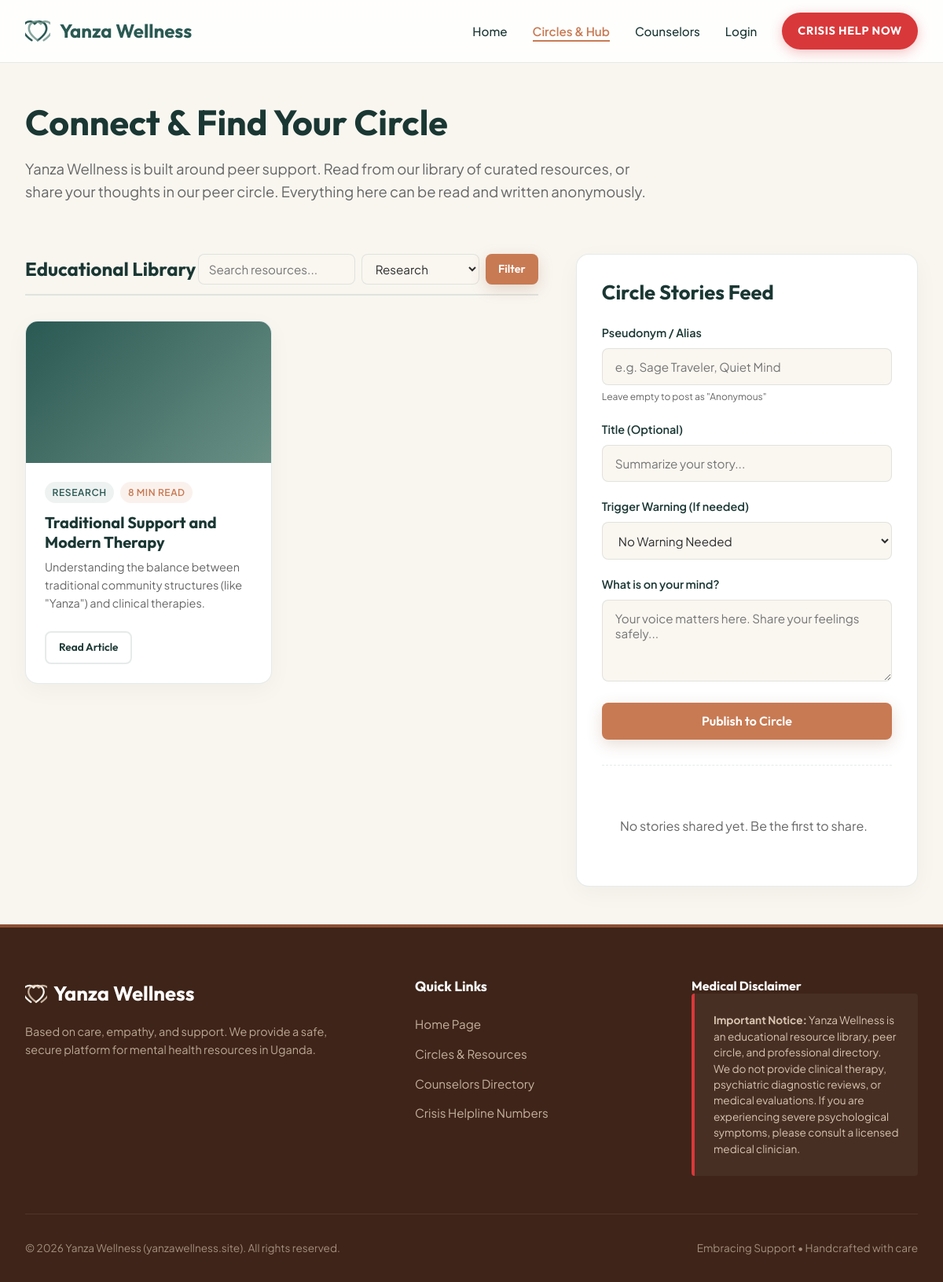
Screenshot of /connect.php?category=Research with the database file from the repository.
### tables this page shows
CREATE TABLE IF NOT EXISTS resources (
    id VARCHAR(36) PRIMARY KEY,
    title VARCHAR(255) NOT NULL,
    summary TEXT NOT NULL,
    content TEXT NOT NULL,
    category VARCHAR(100) NOT NULL,
    read_time VARCHAR(20) DEFAULT '5 min read',
    banner_image VARCHAR(255) DEFAULT NULL,
    created_at TIMESTAMP DEFAULT CURRENT_TIMESTAMP
);

### includes/security.php (called while the page is built, shortened)
<?php
function sanitize($data) {
    return htmlspecialchars(trim($data ?? ''), ENT_QUOTES, 'UTF-8');
}

### connect.php (the view, shortened to what this page needs)
<?php
require_once __DIR__ . '/includes/header.php';
$db = getDBConnection();
$search_query = trim($_GET['search'] ?? '');
$category_filter = trim($_GET['category'] ?? '');
try {
    $resource_sql = "SELECT * FROM resources WHERE 1=1";
    $resource_params = [];
    if (!empty($category_filter) && $category_filter !== 'All') {
        $resource_sql .= " AND category = :category";
        $resource_params['category'] = $category_filter;
    }
    $resource_sql .= " ORDER BY created_at DESC";
    $resource_stmt = $db->prepare($resource_sql);
    $resource_stmt->execute($resource_params);
    $resources = $resource_stmt->fetchAll();
    $feed_stmt = $db->query("SELECT * FROM community_feed WHERE is_flagged = 0 ORDER BY created_at DESC");
    $feed_posts = $feed_stmt->fetchAll();
    $cat_stmt = $db->query("SELECT DISTINCT category FROM resources");
    $categories = $cat_stmt->fetchAll(PDO::FETCH_COLUMN);
} catch (PDOException $e) {
    error_log("Database Feed/Resource Query Failure: " . $e->getMessage());
    $resources = [];
    $feed_posts = [];
    $categories = [];
}
?>
<div class="hub-layout">
    <div class="hub-title-block">
        <h1>Connect & Find Your Circle</h1>
        <p style="color: var(--color-text-muted); font-size: 1.15rem; max-width: 800px;">
            Yanza Wellness is built around peer support. Read from our library of curated resources, or share your thoughts in our peer circle. Everything here can be read and written anonymously.
        </p>
    </div>
    <div>
        <div class="section-header" id="resources">
            <h2>Educational Library</h2>
            <form action="connect.php" method="GET" style="display: flex; gap: 0.5rem; flex-wrap: wrap;">
                <input type="text" name="search" placeholder="Search resources..." class="input-control" style="width: 200px; padding: 0.5rem 0.8rem;" value="<?php echo sanitize($search_query); ?>">
                <select name="category" class="input-control" style="width: 150px; padding: 0.5rem 0.8rem;" onchange="this.form.submit()">
                    <?php foreach ($categories as $cat): ?>
                        <option value="<?php echo sanitize($cat); ?>" <?php echo $category_filter === $cat ? 'selected' : ''; ?>>
                            <?php echo sanitize($cat); ?>
                        </option>
                    <?php endforeach; ?>
                </select>
                <button type="submit" class="btn btn-primary" style="padding: 0.5rem 1rem; font-size: 0.9rem; border-radius: 8px;">Filter</button>
            </form>
        </div>
        <?php if (empty($resources)): ?>
            <div style="background-color: var(--bg-card); padding: 3rem; text-align: center; border-radius: var(--border-radius); border: 1px solid var(--border-color);">
                <p style="color: var(--color-text-muted); font-size: 1.1rem;">No articles found matching your criteria. Try adjusting your filters.</p>
            </div>
        <?php else: ?>
            <div class="articles-grid">
                <?php foreach ($resources as $res): ?>
                    <article class="article-card">
                        <div class="article-banner" style="background: linear-gradient(135deg, var(--color-slate-teal) 0%, var(--color-sage-green) 100%);"></div>
                        <div class="article-body">
                            <div class="tag-row">
                                <span class="tag"><?php echo sanitize($res['category']); ?></span>
                                <span class="tag" style="background-color: rgba(200, 122, 83, 0.1); color: var(--color-cta-terracotta);"><?php echo sanitize($res['read_time']); ?></span>
                            </div>
                            <h3><?php echo sanitize($res['title']); ?></h3>
                            <p><?php echo sanitize($res['summary']); ?></p>
                            <div style="margin-top: auto; display: flex; justify-content: space-between; align-items: center;">
                                <a href="#article-modal-<?php echo $res['id']; ?>" class="btn btn-secondary" style="padding: 0.5rem 1rem; font-size: 0.85rem; border-radius: 8px; border-color: var(--border-color);">Read Article</a>
                            </div>
                        </div>
                    </article>
                <?php endforeach; ?>
            </div>
        <?php endif; ?>
    </div>
    <div>
        <div class="feed-container">
            <h2 style="font-size: 1.6rem; margin-bottom: 1.5rem; color: var(--color-teal-dark);">Circle Stories Feed</h2>
            <form action="connect.php" method="POST" class="feed-form">
                <div class="form-group">
                    <label for="alias">Pseudonym / Alias</label>
                    <input type="text" id="alias" name="alias" class="input-control" placeholder="e.g. Sage Traveler, Quiet Mind" value="<?php echo isset($alias) && empty($success) ? sanitize($alias) : ''; ?>">
                    <span style="font-size: 0.75rem; color: var(--color-text-muted);">Leave empty to post as "Anonymous"</span>
                </div>
                <div class="form-group">
                    <label for="title">Title (Optional)</label>
                    <input type="text" id="title" name="title" class="input-control" placeholder="Summarize your story..." value="<?php echo isset($title) && empty($success) ? sanitize($title) : ''; ?>">
                </div>
                <div class="form-group">
                    <label for="trigger_warning">Trigger Warning (If needed)</label>
                    <select id="trigger_warning" name="trigger_warning" class="input-control">
                        <option value="None">No Warning Needed</option>
                    </select>
                </div>
                <div class="form-group">
                    <label for="content">What is on your mind?</label>
                    <textarea id="content" name="content" class="input-control" rows="4" placeholder="Your voice matters here. Share your feelings safely..." required></textarea>
                </div>
                <button type="submit" class="btn btn-primary" style="background-color: var(--color-cta-terracotta); width: 100%; border-radius: 8px;">Publish to Circle</button>
            </form>
            <div style="max-height: 500px; overflow-y: auto; padding-right: 0.5rem;">
                <?php if (empty($feed_posts)): ?>
                    <p style="color: var(--color-text-muted); text-align: center; padding: 2rem 0;">No stories shared yet. Be the first to share.</p>
                <?php endif; ?>
            </div>
        </div>
    </div>
</div>
<?php
require_once __DIR__ . '/includes/footer.php';
?>

### css/style.css (style rules this page uses)
:root { --font-heading: 'Outfit', sans-serif; --font-body: 'Plus Jakarta Sans', sans-serif; --color-terracotta: #8C4F34; --color-ochre-sand: #E8D4BE; --color-sage-green: #6A9085; --color-clay-dark: #3E2419; --color-warm-white: #FAF6F0; --color-slate-teal: #2A5953; --color-cream-light: #F9F6F0; --color-cta-terracotta: #C87A53; --color-teal-dark: #1A3733; --color-sea-pine: #1B4341; --color-mint-cream: #EAF2F1; --color-muted-gold: #D4AF37; --color-pine-dark: #0F2726; --color-crisis-red: #D9383A; --color-crisis-hover: #B82527; --color-text-dark: #2D2D2D; --color-text-muted: #666666; --color-white: #FFFFFF; --bg-app: var(--color-warm-white); --bg-card: var(--color-white); --text-primary: var(--color-text-dark); --text-accent: var(--color-terracotta); --border-color: rgba(140, 79, 52, 0.15); --transition-smooth: all 0.3s cubic-bezier(0.4, 0, 0.2, 1); --shadow-soft: 0 8px 30px rgba(0, 0, 0, 0.04); --shadow-hover: 0 14px 40px rgba(140, 79, 52, 0.10); --border-radius: 16px; --border-radius-lg: 24px; }
[data-theme="connect"] { --bg-app: var(--color-cream-light); --bg-card: var(--color-white); --text-primary: var(--color-teal-dark); --text-accent: var(--color-cta-terracotta); --border-color: rgba(42, 89, 83, 0.12); --shadow-hover: 0 14px 40px rgba(42, 89, 83, 0.08); }
* { box-sizing: border-box; margin: 0; padding: 0; }
body { background-color: var(--bg-app); color: var(--text-primary); font-family: var(--font-body); line-height: 1.6; overflow-x: hidden; transition: var(--transition-smooth); min-height: 100vh; display: flex; flex-direction: column; }
h1, h2, h3, h4, h5, h6 { font-family: var(--font-heading); font-weight: 700; line-height: 1.25; color: var(--text-primary); }
a { color: var(--text-accent); text-decoration: none; transition: var(--transition-smooth); }
.btn { display: inline-flex; align-items: center; justify-content: center; font-family: var(--font-heading); font-weight: 600; font-size: 1rem; padding: 0.85rem 2rem; border-radius: var(--border-radius); transition: var(--transition-smooth); cursor: pointer; border: none; }
.btn-primary { background-color: var(--text-accent); color: var(--color-white); box-shadow: 0 6px 20px rgba(140, 79, 52, 0.2); }
.btn-secondary { background-color: transparent; color: var(--text-primary); border: 2px solid var(--border-color); }
.hub-layout { max-width: 1200px; margin: 0 auto; padding: 3rem 2rem; display: grid; grid-template-columns: 1.8fr 1.2fr; gap: 3rem; }
.hub-title-block { grid-column: 1 / -1; margin-bottom: 1rem; }
.hub-title-block h1 { font-size: 2.8rem; margin-bottom: 1rem; }
.section-header { display: flex; justify-content: space-between; align-items: center; margin-bottom: 2rem; border-bottom: 2px solid var(--border-color); padding-bottom: 0.75rem; }
.articles-grid { display: grid; grid-template-columns: 1fr 1fr; gap: 1.5rem; margin-bottom: 3rem; }
.article-card { background-color: var(--bg-card); border: 1px solid var(--border-color); border-radius: var(--border-radius); overflow: hidden; box-shadow: var(--shadow-soft); transition: var(--transition-smooth); display: flex; flex-direction: column; }
.article-banner { height: 180px; background-size: cover; background-position: center; }
.article-body { padding: 1.5rem; display: flex; flex-direction: column; flex-grow: 1; }
.tag-row { display: flex; gap: 0.5rem; margin-bottom: 0.75rem; flex-wrap: wrap; }
.tag { font-size: 0.75rem; font-weight: 600; padding: 0.25rem 0.6rem; border-radius: 20px; background-color: rgba(42, 89, 83, 0.08); color: var(--color-slate-teal); text-transform: uppercase; letter-spacing: 0.05em; }
.article-body h3 { font-size: 1.25rem; margin-bottom: 0.5rem; }
.article-body p { color: var(--color-text-muted); font-size: 0.9rem; margin-bottom: 1.5rem; flex-grow: 1; }
.feed-container { background-color: var(--bg-card); border: 1px solid var(--border-color); border-radius: var(--border-radius); padding: 2rem; box-shadow: var(--shadow-soft); height: fit-content; }
.feed-form { margin-bottom: 2rem; border-bottom: 1px dashed var(--border-color); padding-bottom: 2rem; }
.form-group { margin-bottom: 1.25rem; }
.form-group label { display: block; font-weight: 600; font-size: 0.9rem; margin-bottom: 0.5rem; color: var(--text-primary); }
.input-control { width: 100%; padding: 0.8rem 1rem; border-radius: 8px; border: 1.5px solid var(--border-color); background-color: var(--color-warm-white); font-family: inherit; font-size: 0.95rem; transition: var(--transition-smooth); color: var(--color-text-dark); }

### rows the page displays
resources: category "RESEARCH", read_time "8 MIN READ", title "Traditional Support and Modern Therapy", summary "Understanding the balance between traditional community structures (like \"Yanza\") and clinical therapies."

### other values shown
form field category "Research"
